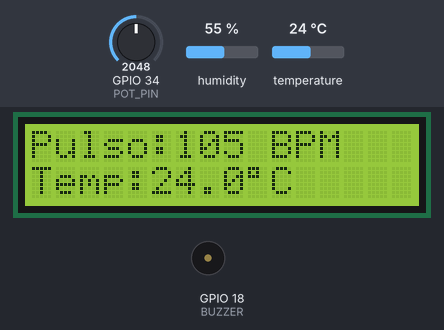
A sketch run on a simulated ESP32. Parts: 16×2 character LCD, buzzer (waves = sounding). The inputs (shaded band) are chosen by the test bench; at power-on: temperature 24 °C, GPIO 34 (POT_PIN) = 2048, humidity 55 % (analog values on the 0–4095 scale). What the sketch prints to the serial monitor is not drawn.

Above: at 3.2 s.
3.3 s: temperature set to 34.2 °C
At 6.73 s:
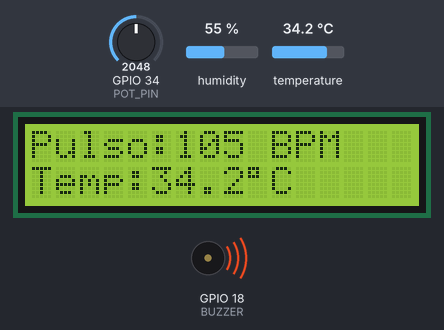
8.6 s: temperature set to 35.6 °C
At 13.3 s:
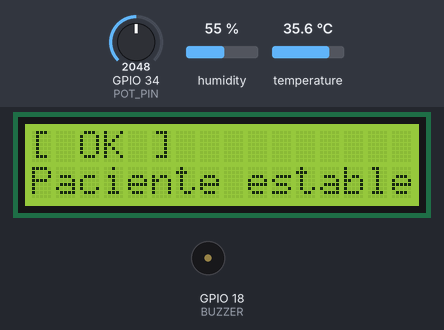
14.7 s: GPIO 34 (POT_PIN) set to 1902
18.0 s: GPIO 34 (POT_PIN) set to 2047
At 23.0 s:
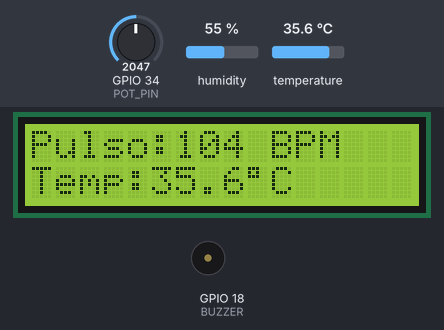
24.1 s: GPIO 34 (POT_PIN) set to 1228
At 28.8 s:
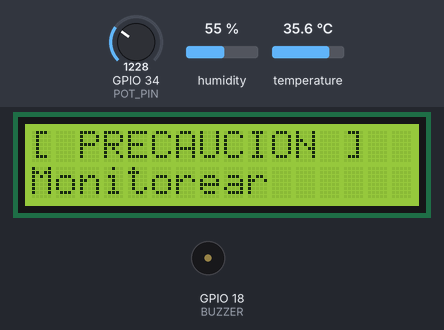
30.2 s: temperature set to 36.7 °C
At 30.6 s:
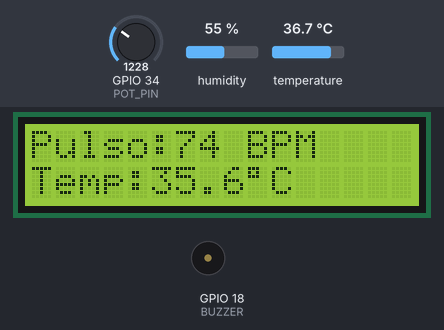
Timing chart, 0 to 33.2 s (numbered marks = the images above; inputs shaded):
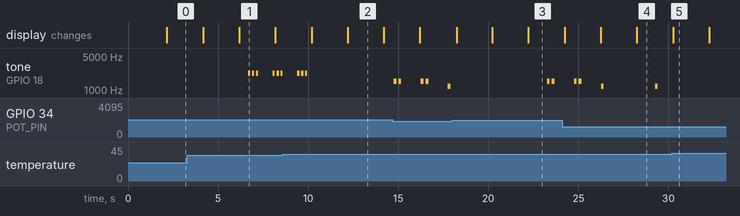

Measured:
- the behaviour switches between 34.9 and 35 °C on temperature (found by bisection; images 1 and 2)
- the behaviour switches between 35.9 and 36 °C on temperature (found by bisection; images 4 and 5)
- after the input at 8.6 s, tone on GPIO 18 (BUZZER): goes on until 10.0 s, then stays silent; the display: first differs from a run without the input after 3.6 s (image 2)
- after the input at 18.0 s, tone on GPIO 18 (BUZZER): alternates 1500 Hz for 0.15 s and silent for 0.12 s, starting after 5.3 s; the display: first differs from a run without the input after 2.2 s (image 3 shows a later state)
- after the input at 24.1 s, the display: first differs from a run without the input after 2.1 s (image 4 shows a later state)
- after the input at 30.2 s, tone on GPIO 18 (BUZZER): stops changing and stays silent
- by itself, tone on GPIO 18 (BUZZER): plays 2200 Hz for 0.12 s, 2200 Hz for 0.12 s, 2200 Hz for 0.12 s, 2200 Hz for 0.12 s, 2200 Hz for 0.12 s, 2200 Hz for 0.12 s

The sketch:

Ape_11.ino
```cpp
#include <LiquidCrystal.h>
#include <DHT.h>

#include "freertos/FreeRTOS.h"
#include "freertos/task.h"
#include "freertos/queue.h"
#include "freertos/semphr.h"

//==============================
// LCD
//==============================

#define LCD_RS 13
#define LCD_EN 12
#define LCD_D4 14
#define LCD_D5 27
#define LCD_D6 26
#define LCD_D7 25

LiquidCrystal lcd(
    LCD_RS,
    LCD_EN,
    LCD_D4,
    LCD_D5,
    LCD_D6,
    LCD_D7);

//==============================
// DHT22
//==============================

#define DHTPIN 15
#define DHTTYPE DHT22

DHT dht(DHTPIN, DHTTYPE);

//==============================
// Potenciometro
//==============================

#define POT_PIN 34

//==============================
// Buzzer
//==============================

#define BUZZER 18

//==============================
// Estructuras
//==============================
typedef struct
{
    int bpm;

    float temperatura;

    bool sensorOK;

} SignosVitales;

typedef struct
{
    int bpm;

    float temperatura;

    char estado[25];

    char mensaje[40];

    uint8_t nivel;

    int tendenciaPulso;

    int tendenciaTemp;

} Diagnostico;

typedef enum
{
    PULSO_BRADICARDIA_GRAVE,
    PULSO_BRADICARDIA,
    PULSO_NORMAL,
    PULSO_TAQUICARDIA,
    PULSO_TAQUICARDIA_GRAVE

} EstadoPulso;

typedef enum
{
    TEMP_HIPOTERMIA,
    TEMP_BAJA,
    TEMP_NORMAL,
    TEMP_FEBRICULA,
    TEMP_FIEBRE,
    TEMP_FIEBRE_ALTA

} EstadoTemperatura;

//==============================
// Niveles del sistema
//==============================

#define NORMAL 0

#define PRECAUCION 1

#define ALERTA 2

#define EMERGENCIA 3

//==============================
// Colas
//==============================

QueueHandle_t colaSensores;

QueueHandle_t colaLCD;

QueueHandle_t colaSerial;

QueueHandle_t colaBuzzer;

//==============================
// Mutex LCD
//==============================

SemaphoreHandle_t mutexLCD;

//==============================
// Prototipos
//==============================

void TaskSensores(void *pvParameters);

void TaskDiagnostico(void *pvParameters);

void TaskLCD(void *pvParameters);

void TaskTelemetria(void *pvParameters);

void TaskBuzzer(void *pvParameters);

//-------------------------------------------------
// Funciones de clasificacion clinica
//-------------------------------------------------

EstadoPulso clasificarPulso(int bpm)
{
    if (bpm < 40)
        return PULSO_BRADICARDIA_GRAVE;

    if (bpm < 60)
        return PULSO_BRADICARDIA;

    if (bpm <= 100)
        return PULSO_NORMAL;

    if (bpm <= 120)
        return PULSO_TAQUICARDIA;

    return PULSO_TAQUICARDIA_GRAVE;
}

EstadoTemperatura clasificarTemperatura(float t)
{
    if (t < 35)
        return TEMP_HIPOTERMIA;

    if (t < 36)
        return TEMP_BAJA;

    if (t <= 37.2)
        return TEMP_NORMAL;

    if (t < 38)
        return TEMP_FEBRICULA;

    if (t < 39.5)
        return TEMP_FIEBRE;

    return TEMP_FIEBRE_ALTA;
}

//==============================
// Funciones Auxiliares
//==============================

const char *obtenerNivel(uint8_t nivel)
{
    switch (nivel)
    {
    case NORMAL:
        return "NORMAL";

    case PRECAUCION:
        return "PRECAUCION";

    case ALERTA:
        return "ALERTA";

    case EMERGENCIA:
        return "EMERGENCIA";

    default:
        return "DESCONOCIDO";
    }
}

void beep(int frecuencia, int tiempo)
{
    ledcWriteTone(BUZZER, frecuencia);

    vTaskDelay(pdMS_TO_TICKS(tiempo));

    ledcWriteTone(BUZZER, 0);
}

void silencio(int tiempo)
{
    ledcWriteTone(BUZZER, 0);

    vTaskDelay(pdMS_TO_TICKS(tiempo));
}

//==============================
// Setup
//==============================

void setup()
{

    Serial.begin(115200);

    dht.begin();

    pinMode(BUZZER, OUTPUT);

    digitalWrite(BUZZER, LOW);
    ledcAttach(BUZZER, 2000, 8);

    lcd.begin(16, 2);

    lcd.clear();

    lcd.setCursor(0, 0);
    lcd.print("Monitor Medico");

    lcd.setCursor(0, 1);
    lcd.print("Inicializando");

    analogReadResolution(12);
    analogSetAttenuation(ADC_11db);

    delay(2000);

    colaSensores = xQueueCreate(1, sizeof(SignosVitales));

    colaLCD = xQueueCreate(1, sizeof(Diagnostico));

    colaSerial = xQueueCreate(1, sizeof(Diagnostico));

    colaBuzzer = xQueueCreate(1, sizeof(Diagnostico));

    mutexLCD = xSemaphoreCreateMutex();

    if (
        colaSensores == NULL ||
        colaLCD == NULL ||
        colaSerial == NULL ||
        colaBuzzer == NULL ||
        mutexLCD == NULL)
    {
        lcd.clear();
        lcd.print("Error Sistema");

        while (true)
            ;
    }

    xTaskCreatePinnedToCore(

        TaskSensores,

        "Sensores",

        4096,

        NULL,

        3,

        NULL,

        1

    );

    xTaskCreatePinnedToCore(

        TaskDiagnostico,

        "Diagnostico",

        4096,

        NULL,

        3,

        NULL,

        1

    );

    xTaskCreatePinnedToCore(

        TaskLCD,

        "LCD",

        4096,

        NULL,

        2,

        NULL,

        1

    );

    xTaskCreatePinnedToCore(

        TaskTelemetria,

        "Telemetria",

        4096,

        NULL,

        1,

        NULL,

        1

    );

    xTaskCreatePinnedToCore(

        TaskBuzzer,

        "Buzzer",

        2048,

        NULL,

        2,

        NULL,

        1

    );
}

//==============================
// Loop
//==============================

void loop() {}

//==============================
// Tarea Sensores
//==============================

void TaskSensores(void *pvParameters)
{
    SignosVitales datos;

    const byte NUM_MUESTRAS = 15;

    while (true)
    {
        long suma = 0;

        // Promedio movil del potenciometro
        for (byte i = 0; i < NUM_MUESTRAS; i++)
        {
            suma += analogRead(POT_PIN);

            vTaskDelay(pdMS_TO_TICKS(5));
        }

        int lecturaPromedio = suma / NUM_MUESTRAS;

        // Conversion del potenciometro al rango fisiologico completo
        datos.bpm = map(lecturaPromedio, 0, 4095, 30, 180);

        // Lectura del DHT22
        datos.temperatura = dht.readTemperature();

        // Validacion del sensor
        if (isnan(datos.temperatura))
        {
            datos.sensorOK = false;
            datos.temperatura = 0;
        }
        else
        {
            datos.sensorOK = true;
        }

        // Enviar siempre el dato mas reciente
        xQueueOverwrite(colaSensores, &datos);

        // Sincronizado con el tiempo minimo de lectura del DHT22
        vTaskDelay(pdMS_TO_TICKS(2000));
    }
}

//==============================
// Tarea Diagnostico
//==============================
void TaskDiagnostico(void *pvParameters)
{
    SignosVitales datos;
    Diagnostico diag;

    byte contadorAlerta = 0;
    byte contadorEmergencia = 0;

    static bool primeraLectura = true;
    static int ultimoPulso = 0;
    static float ultimaTemp = 0;

    while (true)
    {
        if (xQueueReceive(colaSensores, &datos, portMAX_DELAY) == pdTRUE)
        {
            diag.bpm = datos.bpm;
            diag.temperatura = datos.temperatura;

            EstadoPulso pulso = clasificarPulso(datos.bpm);
            EstadoTemperatura temp = clasificarTemperatura(datos.temperatura);

            if (primeraLectura)
            {
                diag.tendenciaPulso = 0;
                diag.tendenciaTemp = 0;

                ultimoPulso = datos.bpm;
                ultimaTemp = datos.temperatura;

                primeraLectura = false;
            }
            else
            {
                if (datos.bpm > ultimoPulso)
                    diag.tendenciaPulso = 1;
                else if (datos.bpm < ultimoPulso)
                    diag.tendenciaPulso = -1;
                else
                    diag.tendenciaPulso = 0;

                if (datos.temperatura > ultimaTemp)
                    diag.tendenciaTemp = 1;
                else if (datos.temperatura < ultimaTemp)
                    diag.tendenciaTemp = -1;
                else
                    diag.tendenciaTemp = 0;

                ultimoPulso = datos.bpm;
                ultimaTemp = datos.temperatura;
            }

            //-------------------------
            // Error del sensor
            //-------------------------

            if (!datos.sensorOK)
            {
                strcpy(diag.estado, "ERROR");
                strcpy(diag.mensaje, "Sensor DHT22");
                diag.nivel = EMERGENCIA;

                xQueueOverwrite(colaLCD, &diag);
                xQueueOverwrite(colaSerial, &diag);
                xQueueOverwrite(colaBuzzer, &diag);

                continue;
            }

            //-------------------------
            // Estado por defecto
            //-------------------------

            strcpy(diag.estado, "NORMAL");
            strcpy(diag.mensaje, "Paciente estable");
            diag.nivel = NORMAL;

            //-------------------------
            // Motor de decision
            //-------------------------

            if (
                pulso == PULSO_BRADICARDIA_GRAVE ||
                pulso == PULSO_TAQUICARDIA_GRAVE ||
                temp == TEMP_HIPOTERMIA ||
                temp == TEMP_FIEBRE_ALTA ||
                (pulso == PULSO_TAQUICARDIA && temp == TEMP_FIEBRE) ||
                (pulso == PULSO_BRADICARDIA && temp == TEMP_BAJA))
            {
                contadorEmergencia++;
                contadorAlerta = 0;
            }
            else if (
                pulso == PULSO_BRADICARDIA ||
                pulso == PULSO_TAQUICARDIA ||
                temp == TEMP_FIEBRE)
            {
                contadorAlerta++;
                contadorEmergencia = 0;
            }
            else if (
                temp == TEMP_FEBRICULA ||
                temp == TEMP_BAJA)
            {
                contadorEmergencia = 0;
                contadorAlerta = 0;

                strcpy(diag.estado, "PRECAUCION");
                strcpy(diag.mensaje, "Monitorear");
                diag.nivel = PRECAUCION;
            }
            else
            {
                contadorEmergencia = 0;
                contadorAlerta = 0;
            }

            //-------------------------
            // Confirmacion
            //-------------------------

            if (contadorEmergencia >= 3)
            {
                strcpy(diag.estado, "EMERGENCIA");
                strcpy(diag.mensaje, "Ayuda inmediata");
                diag.nivel = EMERGENCIA;
            }
            else if (contadorAlerta >= 3)
            {
                if (pulso == PULSO_BRADICARDIA)
                {
                    strcpy(diag.estado, "BRADICARDIA");
                    strcpy(diag.mensaje, "Revise pulso");
                }
                else if (pulso == PULSO_TAQUICARDIA)
                {
                    strcpy(diag.estado, "TAQUICARDIA");
                    strcpy(diag.mensaje, "Revise pulso");
                }
                else
                {
                    strcpy(diag.estado, "FIEBRE");
                    strcpy(diag.mensaje, "Temp elevada");
                }

                diag.nivel = ALERTA;
            }

            //-------------------------
            // Enviar diagnostico
            //-------------------------

            xQueueOverwrite(colaLCD, &diag);
            xQueueOverwrite(colaSerial, &diag);
            xQueueOverwrite(colaBuzzer, &diag);
        }
    }
}

//==============================
// Tarea LCD
//==============================

void TaskLCD(void *pvParameters)
{
    Diagnostico diag;

    bool pantalla = false;

    while (true)
    {
        if (xQueuePeek(colaLCD, &diag, portMAX_DELAY) == pdTRUE)
        {
            if (xSemaphoreTake(mutexLCD, pdMS_TO_TICKS(100)))
            {
                lcd.setCursor(0, 0);
                lcd.print("                ");

                lcd.setCursor(0, 1);
                lcd.print("                ");

                if (!pantalla)
                {
                    //-------------------------
                    // Pantalla 1
                    //-------------------------

                    lcd.setCursor(0, 0);
                    lcd.print("Pulso:");
                    lcd.print(diag.bpm);
                    lcd.print(" BPM");

                    lcd.setCursor(0, 1);
                    lcd.print("Temp:");
                    lcd.print(diag.temperatura, 1);
                    lcd.print((char)223);
                    lcd.print("C");
                }
                else
                {
                    //-------------------------
                    // Pantalla 2
                    //-------------------------

                    lcd.setCursor(0, 0);

                    switch (diag.nivel)
                    {
                    case NORMAL:
                        lcd.print("[ OK ]");
                        break;

                    case PRECAUCION:
                        lcd.print("[ PRECAUCION ]");
                        break;

                    case ALERTA:
                        lcd.print("[ ALERTA ]");
                        break;

                    case EMERGENCIA:
                        lcd.print("[ EMERGENCIA ]");
                        break;
                    }

                    lcd.setCursor(0, 1);

                    lcd.print(diag.mensaje);
                }

                xSemaphoreGive(mutexLCD);

                pantalla = !pantalla;
            }
        }

        vTaskDelay(pdMS_TO_TICKS(2000));
    }
}

//==============================
// Tarea Telemetria
//==============================

void TaskTelemetria(void *pvParameters)
{
    Diagnostico diag;

    unsigned long numeroMuestra = 0;

    while (true)
    {
        if (xQueuePeek(colaSerial, &diag, portMAX_DELAY) == pdTRUE)
        {
            numeroMuestra++;

            unsigned long segundosTotales = millis() / 1000;

            unsigned long horas = segundosTotales / 3600;
            unsigned long minutos = (segundosTotales % 3600) / 60;
            unsigned long segundos = segundosTotales % 60;

            Serial.println();
            Serial.println("====================================");
            Serial.println(" MONITOR MEDICO ESP32");
            Serial.println("====================================");

            Serial.print("Paciente     : 001");
            Serial.println();

            Serial.print("Pulso        : ");
            Serial.print(diag.bpm);
            Serial.println(" BPM");

            Serial.print("Temperatura  : ");
            Serial.print(diag.temperatura, 1);
            Serial.println(" C");

            Serial.print("Estado       : ");
            Serial.println(diag.estado);

            Serial.print("Mensaje      : ");
            Serial.println(diag.mensaje);

            Serial.print("Nivel        : ");
            Serial.println(obtenerNivel(diag.nivel));

            Serial.print("Pulso        : ");

            switch (diag.tendenciaPulso)
            {
            case 1:
                Serial.println("Subiendo (^)");
                break;

            case -1:
                Serial.println("Bajando (v)");
                break;

            default:
                Serial.println("Estable (=)");
            }

            Serial.print("Temperatura  : ");

            switch (diag.tendenciaTemp)
            {
            case 1:
                Serial.println("Subiendo (^)");
                break;

            case -1:
                Serial.println("Bajando (v)");
                break;

            default:
                Serial.println("Estable (=)");
            }

            Serial.print("Uptime       : ");

            if (horas < 10)
                Serial.print("0");
            Serial.print(horas);
            Serial.print(":");

            if (minutos < 10)
                Serial.print("0");
            Serial.print(minutos);
            Serial.print(":");

            if (segundos < 10)
                Serial.print("0");
            Serial.println(segundos);

            Serial.println("====================================");
        }

        vTaskDelay(pdMS_TO_TICKS(2000));
    }
}

//==============================
// Tarea Buzzer
//==============================

void TaskBuzzer(void *pvParameters)
{
    Diagnostico diag;

    while (true)
    {
        if (xQueuePeek(colaBuzzer, &diag, portMAX_DELAY) == pdTRUE)
        {
            switch (diag.nivel)
            {
                //-----------------------
                // NORMAL
                //-----------------------

            case NORMAL:

                silencio(500);

                break;

                //-----------------------
                // PRECAUCION
                //-----------------------

            case PRECAUCION:

                beep(1200, 150);

                silencio(2850);

                break;

                //-----------------------
                // ALERTA
                //-----------------------

            case ALERTA:

                beep(1500, 150);

                silencio(120);

                beep(1500, 150);

                silencio(1080);

                break;

                //-----------------------
                // EMERGENCIA
                //-----------------------

            case EMERGENCIA:

                beep(2200, 120);

                silencio(100);

                beep(2200, 120);

                silencio(100);

                beep(2200, 120);

                silencio(800);

                break;
            }
        }
    }
}
```
